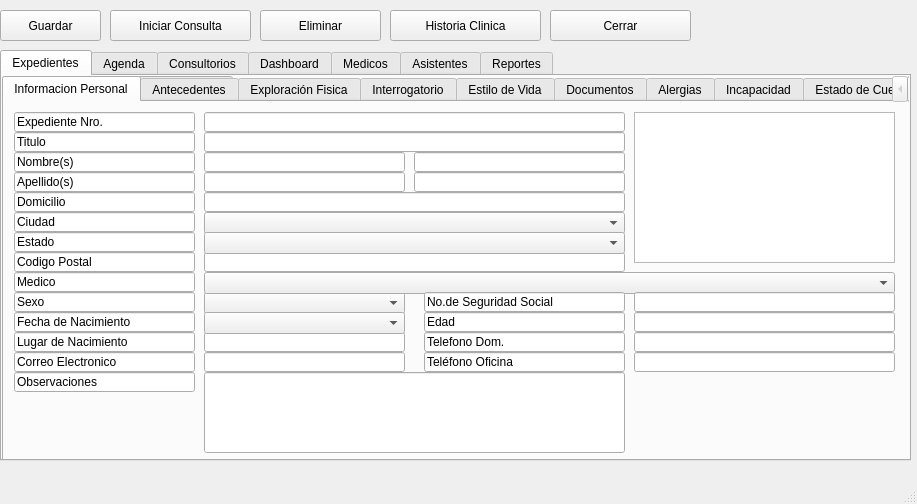
<?xml version="1.0" encoding="UTF-8"?>
<ui version="4.0">
 <class>MainWindow</class>
 <widget class="QMainWindow" name="MainWindow">
  <property name="geometry">
   <rect>
    <x>0</x>
    <y>0</y>
    <width>917</width>
    <height>504</height>
   </rect>
  </property>
  <property name="windowTitle">
   <string>MainWindow</string>
  </property>
  <widget class="QWidget" name="centralwidget">
   <widget class="QTabWidget" name="tabWidget">
    <property name="geometry">
     <rect>
      <x>0</x>
      <y>50</y>
      <width>911</width>
      <height>411</height>
     </rect>
    </property>
    <property name="currentIndex">
     <number>0</number>
    </property>
    <widget class="QWidget" name="tab">
     <attribute name="title">
      <string>Expedientes</string>
     </attribute>
     <widget class="QLineEdit" name="lineEdit">
      <property name="geometry">
       <rect>
        <x>0</x>
        <y>0</y>
        <width>231</width>
        <height>20</height>
       </rect>
      </property>
     </widget>
     <widget class="QTabWidget" name="tabWidget_2">
      <property name="geometry">
       <rect>
        <x>0</x>
        <y>0</y>
        <width>921</width>
        <height>391</height>
       </rect>
      </property>
      <property name="currentIndex">
       <number>0</number>
      </property>
      <widget class="QWidget" name="tab_17">
       <attribute name="title">
        <string>Informacion Personal</string>
       </attribute>
       <widget class="QLineEdit" name="lineEdit_2">
        <property name="geometry">
         <rect>
          <x>200</x>
          <y>10</y>
          <width>421</width>
          <height>20</height>
         </rect>
        </property>
       </widget>
       <widget class="QLineEdit" name="lineEdit_3">
        <property name="geometry">
         <rect>
          <x>10</x>
          <y>10</y>
          <width>181</width>
          <height>20</height>
         </rect>
        </property>
        <property name="text">
         <string>Expediente Nro.</string>
        </property>
       </widget>
       <widget class="QLineEdit" name="lineEdit_4">
        <property name="geometry">
         <rect>
          <x>10</x>
          <y>30</y>
          <width>181</width>
          <height>20</height>
         </rect>
        </property>
        <property name="text">
         <string>Titulo</string>
        </property>
       </widget>
       <widget class="QLineEdit" name="lineEdit_5">
        <property name="geometry">
         <rect>
          <x>10</x>
          <y>50</y>
          <width>181</width>
          <height>20</height>
         </rect>
        </property>
        <property name="text">
         <string>Nombre(s)</string>
        </property>
       </widget>
       <widget class="QLineEdit" name="lineEdit_6">
        <property name="geometry">
         <rect>
          <x>10</x>
          <y>70</y>
          <width>181</width>
          <height>20</height>
         </rect>
        </property>
        <property name="text">
         <string>Apellido(s)</string>
        </property>
       </widget>
       <widget class="QLineEdit" name="lineEdit_7">
        <property name="geometry">
         <rect>
          <x>10</x>
          <y>90</y>
          <width>181</width>
          <height>20</height>
         </rect>
        </property>
        <property name="text">
         <string>Domicilio</string>
        </property>
       </widget>
       <widget class="QLineEdit" name="lineEdit_8">
        <property name="geometry">
         <rect>
          <x>10</x>
          <y>110</y>
          <width>181</width>
          <height>20</height>
         </rect>
        </property>
        <property name="text">
         <string>Ciudad</string>
        </property>
       </widget>
       <widget class="QLineEdit" name="lineEdit_9">
        <property name="geometry">
         <rect>
          <x>10</x>
          <y>130</y>
          <width>181</width>
          <height>20</height>
         </rect>
        </property>
        <property name="text">
         <string>Estado</string>
        </property>
       </widget>
       <widget class="QLineEdit" name="lineEdit_10">
        <property name="geometry">
         <rect>
          <x>10</x>
          <y>150</y>
          <width>181</width>
          <height>20</height>
         </rect>
        </property>
        <property name="text">
         <string>Codigo Postal</string>
        </property>
       </widget>
       <widget class="QLineEdit" name="lineEdit_11">
        <property name="geometry">
         <rect>
          <x>10</x>
          <y>170</y>
          <width>181</width>
          <height>20</height>
         </rect>
        </property>
        <property name="text">
         <string>Medico</string>
        </property>
       </widget>
       <widget class="QLineEdit" name="lineEdit_12">
        <property name="geometry">
         <rect>
          <x>10</x>
          <y>190</y>
          <width>181</width>
          <height>20</height>
         </rect>
        </property>
        <property name="text">
         <string>Sexo</string>
        </property>
       </widget>
       <widget class="QLineEdit" name="lineEdit_13">
        <property name="geometry">
         <rect>
          <x>10</x>
          <y>210</y>
          <width>181</width>
          <height>20</height>
         </rect>
        </property>
        <property name="text">
         <string>Fecha de Nacimiento</string>
        </property>
       </widget>
       <widget class="QLineEdit" name="lineEdit_14">
        <property name="geometry">
         <rect>
          <x>10</x>
          <y>230</y>
          <width>181</width>
          <height>20</height>
         </rect>
        </property>
        <property name="text">
         <string>Lugar de Nacimiento</string>
        </property>
       </widget>
       <widget class="QLineEdit" name="lineEdit_15">
        <property name="geometry">
         <rect>
          <x>10</x>
          <y>250</y>
          <width>181</width>
          <height>20</height>
         </rect>
        </property>
        <property name="text">
         <string>Correo Electronico</string>
        </property>
       </widget>
       <widget class="QLineEdit" name="lineEdit_16">
        <property name="geometry">
         <rect>
          <x>200</x>
          <y>30</y>
          <width>421</width>
          <height>20</height>
         </rect>
        </property>
       </widget>
       <widget class="QLineEdit" name="lineEdit_17">
        <property name="geometry">
         <rect>
          <x>200</x>
          <y>50</y>
          <width>201</width>
          <height>20</height>
         </rect>
        </property>
       </widget>
       <widget class="QLineEdit" name="lineEdit_18">
        <property name="geometry">
         <rect>
          <x>200</x>
          <y>70</y>
          <width>201</width>
          <height>20</height>
         </rect>
        </property>
       </widget>
       <widget class="QLineEdit" name="lineEdit_19">
        <property name="geometry">
         <rect>
          <x>200</x>
          <y>90</y>
          <width>421</width>
          <height>20</height>
         </rect>
        </property>
       </widget>
       <widget class="QLineEdit" name="lineEdit_22">
        <property name="geometry">
         <rect>
          <x>200</x>
          <y>150</y>
          <width>421</width>
          <height>20</height>
         </rect>
        </property>
       </widget>
       <widget class="QLineEdit" name="lineEdit_26">
        <property name="geometry">
         <rect>
          <x>200</x>
          <y>230</y>
          <width>201</width>
          <height>20</height>
         </rect>
        </property>
       </widget>
       <widget class="QLineEdit" name="lineEdit_27">
        <property name="geometry">
         <rect>
          <x>200</x>
          <y>250</y>
          <width>201</width>
          <height>20</height>
         </rect>
        </property>
       </widget>
       <widget class="QLineEdit" name="lineEdit_28">
        <property name="geometry">
         <rect>
          <x>10</x>
          <y>270</y>
          <width>181</width>
          <height>20</height>
         </rect>
        </property>
        <property name="text">
         <string>Observaciones</string>
        </property>
       </widget>
       <widget class="QLineEdit" name="lineEdit_29">
        <property name="geometry">
         <rect>
          <x>200</x>
          <y>270</y>
          <width>421</width>
          <height>81</height>
         </rect>
        </property>
       </widget>
       <widget class="QLineEdit" name="lineEdit_30">
        <property name="geometry">
         <rect>
          <x>410</x>
          <y>50</y>
          <width>211</width>
          <height>20</height>
         </rect>
        </property>
       </widget>
       <widget class="QLineEdit" name="lineEdit_31">
        <property name="geometry">
         <rect>
          <x>410</x>
          <y>70</y>
          <width>211</width>
          <height>20</height>
         </rect>
        </property>
       </widget>
       <widget class="QComboBox" name="comboBox">
        <property name="geometry">
         <rect>
          <x>200</x>
          <y>110</y>
          <width>421</width>
          <height>22</height>
         </rect>
        </property>
       </widget>
       <widget class="QComboBox" name="comboBox_2">
        <property name="geometry">
         <rect>
          <x>200</x>
          <y>130</y>
          <width>421</width>
          <height>22</height>
         </rect>
        </property>
       </widget>
       <widget class="QComboBox" name="comboBox_3">
        <property name="geometry">
         <rect>
          <x>200</x>
          <y>190</y>
          <width>201</width>
          <height>22</height>
         </rect>
        </property>
       </widget>
       <widget class="QComboBox" name="comboBox_4">
        <property name="geometry">
         <rect>
          <x>200</x>
          <y>210</y>
          <width>201</width>
          <height>22</height>
         </rect>
        </property>
       </widget>
       <widget class="QComboBox" name="comboBox_5">
        <property name="geometry">
         <rect>
          <x>200</x>
          <y>170</y>
          <width>691</width>
          <height>22</height>
         </rect>
        </property>
       </widget>
       <widget class="QLineEdit" name="lineEdit_52">
        <property name="geometry">
         <rect>
          <x>420</x>
          <y>190</y>
          <width>201</width>
          <height>20</height>
         </rect>
        </property>
        <property name="text">
         <string>No.de Seguridad Social</string>
        </property>
       </widget>
       <widget class="QLineEdit" name="lineEdit_53">
        <property name="geometry">
         <rect>
          <x>420</x>
          <y>210</y>
          <width>201</width>
          <height>20</height>
         </rect>
        </property>
        <property name="text">
         <string>Edad</string>
        </property>
       </widget>
       <widget class="QLineEdit" name="lineEdit_54">
        <property name="geometry">
         <rect>
          <x>420</x>
          <y>230</y>
          <width>201</width>
          <height>20</height>
         </rect>
        </property>
        <property name="text">
         <string>Telefono Dom.</string>
        </property>
       </widget>
       <widget class="QLineEdit" name="lineEdit_55">
        <property name="geometry">
         <rect>
          <x>420</x>
          <y>250</y>
          <width>201</width>
          <height>20</height>
         </rect>
        </property>
        <property name="text">
         <string>Teléfono Oficina</string>
        </property>
       </widget>
       <widget class="QLineEdit" name="lineEdit_56">
        <property name="geometry">
         <rect>
          <x>630</x>
          <y>190</y>
          <width>261</width>
          <height>20</height>
         </rect>
        </property>
       </widget>
       <widget class="QLineEdit" name="lineEdit_57">
        <property name="geometry">
         <rect>
          <x>630</x>
          <y>210</y>
          <width>261</width>
          <height>20</height>
         </rect>
        </property>
       </widget>
       <widget class="QLineEdit" name="lineEdit_58">
        <property name="geometry">
         <rect>
          <x>630</x>
          <y>230</y>
          <width>261</width>
          <height>20</height>
         </rect>
        </property>
       </widget>
       <widget class="QLineEdit" name="lineEdit_59">
        <property name="geometry">
         <rect>
          <x>630</x>
          <y>250</y>
          <width>261</width>
          <height>20</height>
         </rect>
        </property>
       </widget>
       <widget class="QGraphicsView" name="graphicsView">
        <property name="geometry">
         <rect>
          <x>630</x>
          <y>10</y>
          <width>261</width>
          <height>151</height>
         </rect>
        </property>
       </widget>
      </widget>
      <widget class="QWidget" name="tab_9">
       <attribute name="title">
        <string>Antecedentes</string>
       </attribute>
      </widget>
      <widget class="QWidget" name="tab_10">
       <attribute name="title">
        <string>Exploración Fisica</string>
       </attribute>
      </widget>
      <widget class="QWidget" name="tab_11">
       <attribute name="title">
        <string>Interrogatorio</string>
       </attribute>
      </widget>
      <widget class="QWidget" name="tab_12">
       <attribute name="title">
        <string>Estilo de Vida</string>
       </attribute>
      </widget>
      <widget class="QWidget" name="tab_13">
       <attribute name="title">
        <string>Documentos</string>
       </attribute>
      </widget>
      <widget class="QWidget" name="tab_14">
       <attribute name="title">
        <string>Alergias</string>
       </attribute>
      </widget>
      <widget class="QWidget" name="tab_15">
       <attribute name="title">
        <string>Incapacidad</string>
       </attribute>
      </widget>
      <widget class="QWidget" name="tab_16">
       <attribute name="title">
        <string>Estado de Cuenta</string>
       </attribute>
      </widget>
      <widget class="QWidget" name="tab_8">
       <attribute name="title">
        <string>Consultas</string>
       </attribute>
      </widget>
     </widget>
    </widget>
    <widget class="QWidget" name="tab_2">
     <attribute name="title">
      <string>Agenda</string>
     </attribute>
    </widget>
    <widget class="QWidget" name="tab_3">
     <attribute name="title">
      <string>Consultorios</string>
     </attribute>
    </widget>
    <widget class="QWidget" name="tab_4">
     <attribute name="title">
      <string>Dashboard</string>
     </attribute>
    </widget>
    <widget class="QWidget" name="tab_5">
     <attribute name="title">
      <string>Medicos</string>
     </attribute>
    </widget>
    <widget class="QWidget" name="tab_6">
     <attribute name="title">
      <string>Asistentes</string>
     </attribute>
    </widget>
    <widget class="QWidget" name="tab_7">
     <attribute name="title">
      <string>Reportes</string>
     </attribute>
    </widget>
   </widget>
   <widget class="QPushButton" name="pushButton">
    <property name="enabled">
     <bool>true</bool>
    </property>
    <property name="geometry">
     <rect>
      <x>0</x>
      <y>10</y>
      <width>101</width>
      <height>31</height>
     </rect>
    </property>
    <property name="mouseTracking">
     <bool>false</bool>
    </property>
    <property name="tabletTracking">
     <bool>false</bool>
    </property>
    <property name="focusPolicy">
     <enum>Qt::ClickFocus</enum>
    </property>
    <property name="contextMenuPolicy">
     <enum>Qt::NoContextMenu</enum>
    </property>
    <property name="inputMethodHints">
     <set>Qt::ImhNone</set>
    </property>
    <property name="text">
     <string>Guardar</string>
    </property>
    <property name="icon">
     <iconset>
      <normaloff>../../Download/0eb1486e07728e599ecca6d62a475aa4.jpg</normaloff>../../Download/0eb1486e07728e599ecca6d62a475aa4.jpg</iconset>
    </property>
    <property name="autoDefault">
     <bool>false</bool>
    </property>
   </widget>
   <widget class="QPushButton" name="pushButton_3">
    <property name="geometry">
     <rect>
      <x>110</x>
      <y>10</y>
      <width>141</width>
      <height>31</height>
     </rect>
    </property>
    <property name="layoutDirection">
     <enum>Qt::LeftToRight</enum>
    </property>
    <property name="text">
     <string>Iniciar Consulta</string>
    </property>
    <property name="iconSize">
     <size>
      <width>16</width>
      <height>13</height>
     </size>
    </property>
   </widget>
   <widget class="QPushButton" name="pushButton_4">
    <property name="geometry">
     <rect>
      <x>390</x>
      <y>10</y>
      <width>151</width>
      <height>31</height>
     </rect>
    </property>
    <property name="text">
     <string>Historia Clinica</string>
    </property>
   </widget>
   <widget class="QPushButton" name="pushButton_5">
    <property name="geometry">
     <rect>
      <x>260</x>
      <y>10</y>
      <width>121</width>
      <height>31</height>
     </rect>
    </property>
    <property name="text">
     <string>Eliminar</string>
    </property>
   </widget>
   <widget class="QPushButton" name="pushButton_6">
    <property name="geometry">
     <rect>
      <x>550</x>
      <y>10</y>
      <width>141</width>
      <height>31</height>
     </rect>
    </property>
    <property name="text">
     <string>Cerrar</string>
    </property>
   </widget>
  </widget>
  <widget class="QMenuBar" name="menubar">
   <property name="geometry">
    <rect>
     <x>0</x>
     <y>0</y>
     <width>917</width>
     <height>21</height>
    </rect>
   </property>
  </widget>
  <widget class="QStatusBar" name="statusbar"/>
 </widget>
 <resources/>
 <connections/>
</ui>
